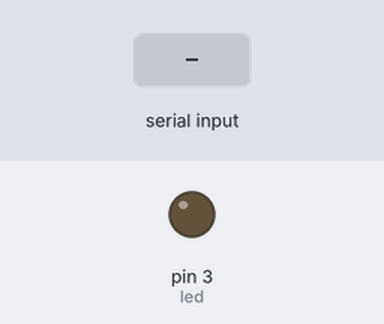
Recording of a sketch running on a simulated Arduino Uno, built with avr-gcc and run on an emulated ATmega328P. Shown: output pins drawn as LEDs (lit = HIGH). The inputs (shaded band) are chosen by the test bench. What the sketch prints to the serial monitor is not drawn.

Above: at 1.2 s.
1.3 s: "1" received over Serial
At 2.3 s:
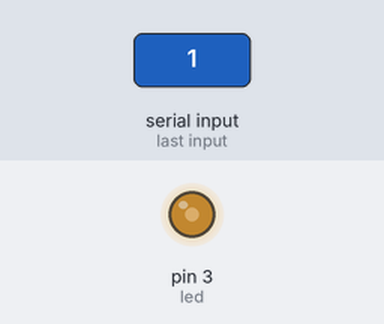
2.8 s: "0" received over Serial
At 3.4 s:
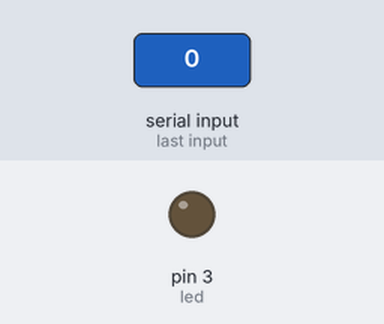
Timing chart, 0 to 5.8 s (numbered marks = the images above; inputs shaded):
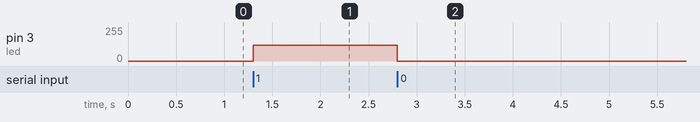

The sketch:

motor.ino
```cpp
const int led=3;
int value=0;

void setup()
   {
      Serial.begin(9600);
      pinMode(led, OUTPUT);
      digitalWrite (led, LOW);
      Serial.println("Connection established...");
   }

void loop()
   {
     while (Serial.available())
        {
           value = Serial.read();
        }

     if (value == '1')
//        digitalWrite (led, HIGH);
          analogWrite(led, 120);

     else if (value == '0')
        digitalWrite (led, LOW);
   }
```

Measured:
- after the input at 1.3 s, pin 3 (led): 0/255 → 120/255 at once
- after the input at 2.8 s, pin 3 (led): 120/255 → 0/255 at once
